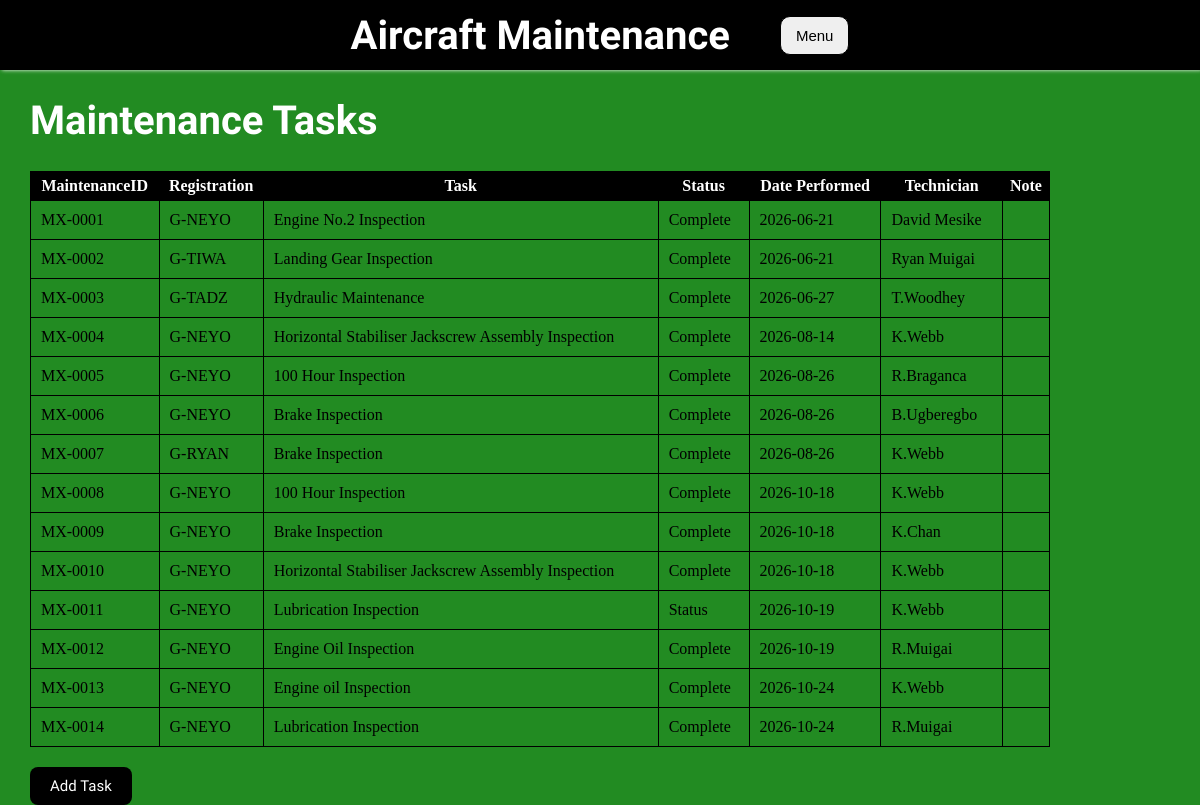
/maintenance, run on an earlier commit of the app's database.
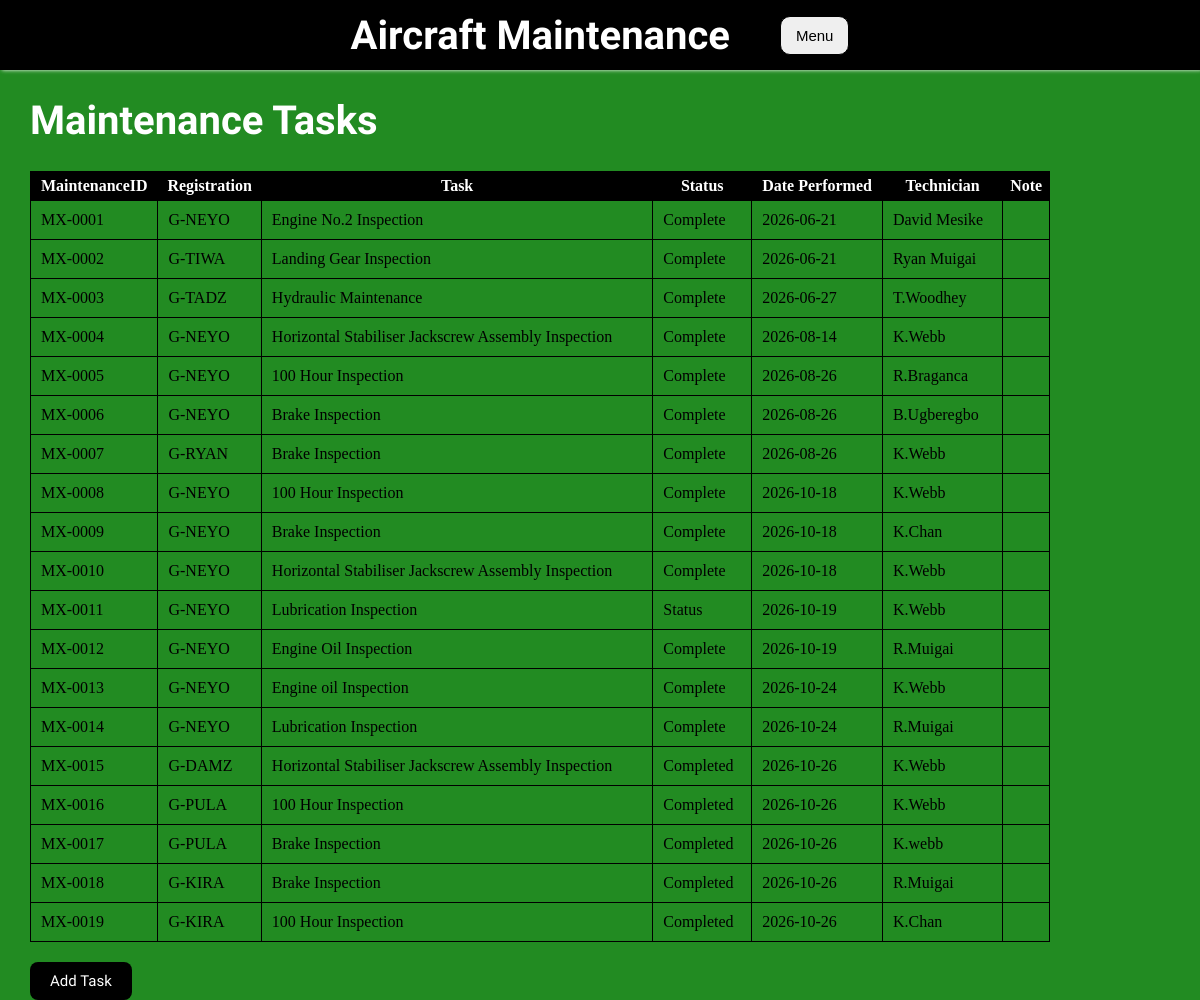
And on a later commit of the database.
### tables this page shows
CREATE TABLE Maintenance(
        MaintenanceID TEXT PRIMARY KEY,
        Registration TEXT,
        Task TEXT,
        Status TEXT,
        DatePerformed TEXT,
        Technician TEXT,
        Notes TEXT,
        FOREIGN KEY (Registration) REFERENCES Aircraft(Registration));

### app.py (the view)
@app.route("/maintenance")
def maintenance():
  with sqlite3.connect("aircrafts.db") as conn:
    conn.row_factory = sqlite3.Row
    cursor = conn.cursor()
    cursor.execute("SELECT * FROM Maintenance")
    Tasks = cursor.fetchall()
    return render_template("maintenance.htm", Tasks=Tasks)

### templates/maintenance.htm (shortened to what this page needs)
<!DOCTYPE html>
<html lang="en">
<head>
    <link rel="stylesheet" href="{{ url_for('static', filename='maintenance.css') }}">
</head>
<body>
    <div class = "navbar">
        <a href="{{ url_for('home') }}" class="home"><h1>
            Aircraft Maintenance</h1> </a>
        <div class="dropdown">
            <button>Menu</button>
        </div>
    </div>
    <h1 class="space">Maintenance Tasks</h1>
    <div class="info">
        <table>
            <tr>
                <th>MaintenanceID</th>
                <th>Registration</th>
                <th>Task</th>
                <th>Status</th>
                <th>Date Performed</th>
                <th>Technician</th>
                <th>Note</th>
            </tr>
            {%for task in Tasks%}
            <tr>
                <td>{{ task['MaintenanceID'] }}</td>
                <td>{{ task['Registration'] }}</td>
                <td>{{ task['Task'] }}</td>
                <td>{{ task['Status'] }}</td>
                <td>{{ task['DatePerformed'] }}</td>
                <td>{{ task['Technician'] }}</td>
                <td>{{ task['Note'] }}</td>
            </tr>
            {% endfor %}
        </table>
        <a href='{{ url_for("add_task" )}}' class="btn"> Add Task</a>
    </div>
</body>
</html>

### static/maintenance.css (style rules this page uses)
body { background-color: forestgreen; margin: 0; box-sizing: border-box; }
.navbar { background-color: black; height: 70px; box-shadow: 2px 0px 4px white; width: 100%; display: flex; justify-content: center; gap: 50px; align-items: center; }
.home { text-decoration: none; }
.dropdown button { position: relative; padding: 10px 15px; font-size: 15px; border: 1px solid black; border-radius: 10px; }
h1 { font-family: "orbitron", sans-serif; font-size: 40px; font-weight: 900px; color: white; }
.info { width: 85%; margin-top: 15px; margin-left: 30px; }
table { width: 100%; border: 1px solid black; border-collapse: collapse; margin-bottom: 30px; }
th { background-color: black; color: white; padding: 5px; }
th, td { border: 1px solid black; }
td { padding: 10px; }
.btn { background-color: black; color: white; padding: 10px 20px; border: none; border-radius: 8px; font-family: "Titillium Web", sans-serif; font-size: 15px; cursor: pointer; text-decoration: none; }
.btn { background-color: black; color: white; padding: 10px 20px; border: none; border-radius: 8px; font-family: "Titillium Web", sans-serif; font-size: 15px; cursor: pointer; text-decoration: none; width: 150px; }
h1.space { margin-left: 30px; }

What changed in the data, as far as the page shows it:
added Maintenance: MaintenanceID "MX-0015", Registration "G-DAMZ", Task "Horizontal Stabiliser Jackscrew Assembly Inspection", Status "Completed", DatePerformed "2026-10-26", Technician "K.Webb"
added Maintenance: MaintenanceID "MX-0016", Registration "G-PULA", Task "100 Hour Inspection", Status "Completed", DatePerformed "2026-10-26", Technician "K.Webb"
added Maintenance: MaintenanceID "MX-0017", Registration "G-PULA", Task "Brake Inspection", Status "Completed", DatePerformed "2026-10-26", Technician "K.webb"
added Maintenance: MaintenanceID "MX-0018", Registration "G-KIRA", Task "Brake Inspection", Status "Completed", DatePerformed "2026-10-26", Technician "R.Muigai"
added Maintenance: MaintenanceID "MX-0019", Registration "G-KIRA", Task "100 Hour Inspection", Status "Completed", DatePerformed "2026-10-26", Technician "K.Chan"
